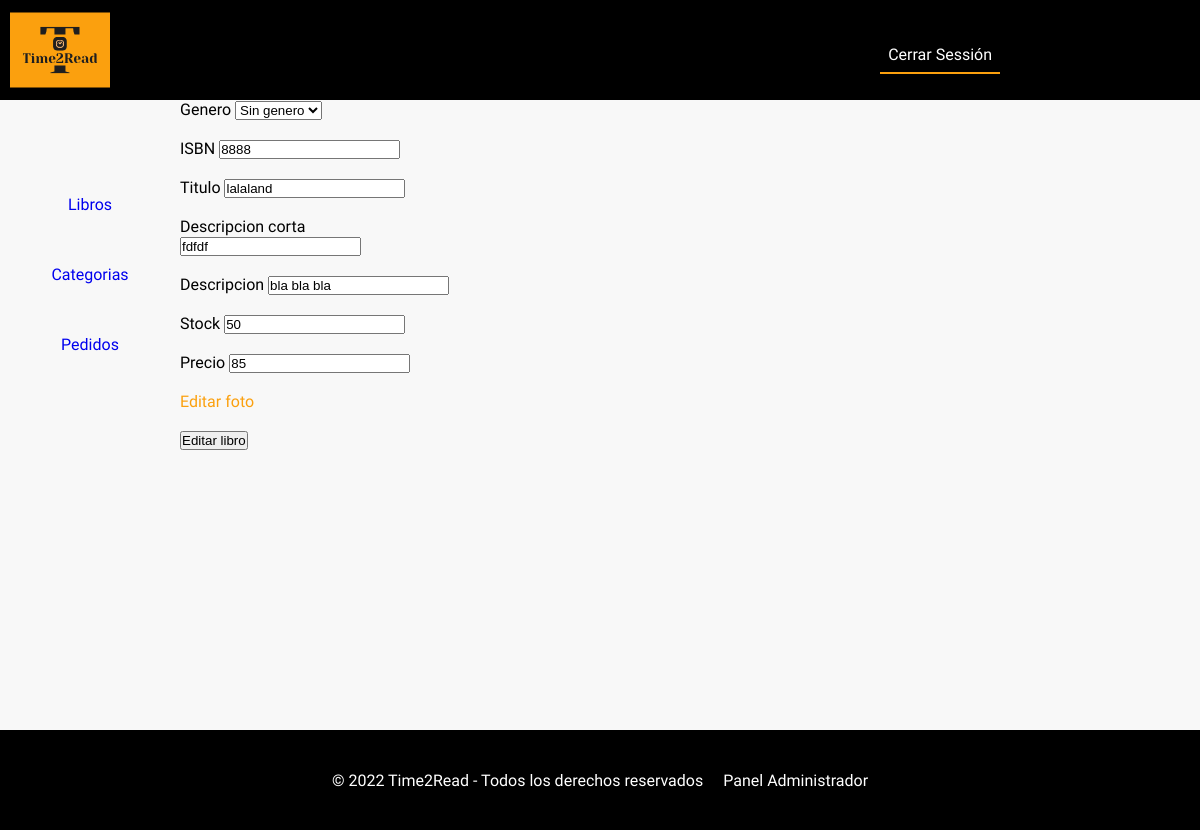
/index.php?controller=Libro&action=mostrarEditarLibro&id=2 (signed in), run on the app's committed database.
### tables this page shows
CREATE TABLE `articulo` (
  `id_articulo` int(11) NOT NULL,
  `fk_id_genero` int(11) NOT NULL,
  `isbn` int(13) NOT NULL,
  `nombre` varchar(100) NOT NULL,
  `descripcion_short` varchar(50) NOT NULL,
  `descripcion` varchar(255) NOT NULL,
  `stock` int(11) NOT NULL,
  `precio_venta` float NOT NULL,
  `imagen` varchar(50) NOT NULL,
  `destacado` tinyint(1) NOT NULL DEFAULT 0,
  `estado` tinyint(1) NOT NULL
);

### controllers/LibroController.php (called while the page is built, shortened)
<?php
require "models/libro.php";
require "models/categoria.php";
class LibroController
{
    public function mostrarEditarLibro()
    {
        $categoria = new Categoria();
        $listadoCategorias = $categoria->obtenerListadoActivos();
        $_idlibro = $_GET['id'];
        $libro = new Libro();
        $datosLibro = $libro->obtenerInfo($_idlibro);
        require_once "views/adminPanel/menu.php";
        require_once "views/adminPanel/editarLibro.php";
    }
}

### models/database.php (called while the page is built, shortened)
<?php
class Database{
    public function __construct(){
        $servername = "localhost";
        $dbname= "biblioteca";
        $username = "root";
        $password = "";
        try{
		$this->db = new PDO("mysql:host=$servername;dbname=$dbname",$username, $password);
        }
        catch(PDOException $error)
        {
            echo "Connection failed: ". $error->getMessage();
        }
    }
}

### models/libro.php (called while the page is built, shortened)
<?php
require_once("database.php");
class Libro extends Database
{
    public function obtenerInfo($id){
        $consulta = $this->db->prepare("SELECT * FROM articulo WHERE id_articulo = $id");
        $consulta->execute();
        $resultado = $consulta->fetchAll();
        return $resultado;
    }
}

### models/categoria.php (called while the page is built, shortened)
<?php
require_once("database.php");
class Categoria extends Database
{
    public function obtenerListadoActivos()
    {
        $consulta = $this->db->prepare("SELECT * FROM generos WHERE estado = 1");
        $consulta->execute();
        $resultado = $consulta->fetchAll();
        return $resultado;
    }
}

### views/adminPanel/editarLibro.php (the view, shortened to what this page needs)
<?php
echo "<form class='admin-panel-form' method='post' ENCTYPE='multipart/form-data' action='index.php?controller=Libro&action=editarLibro'>
<input readonly class='ocult' type='number' id='id_articulo' name='id_articulo' value='" . $datosLibro[0]['id_articulo'] . "'>
<label for='idgenero'>Genero</label>
    <select required name='idgenero' id='idgenero' value='" . $datosLibro[0]['fk_id_genero'] . "'>";
foreach ($listadoCategorias as $categorias) {
    echo "<option value=" . $categorias['id_genero'] . ">" . $categorias['nombre'] . "</option>";
}
echo "</select><br><br>
    <label for='isbn'>ISBN</label>
    <input type='text' id='isbn' name='isbn' value='" . $datosLibro[0]['isbn'] . "'><br><br>
    <label for='nombre'>Titulo</label>
    <input type='text' id='nombre' name='nombre' value='" . $datosLibro[0]['nombre'] . "'><br><br>
    <label for='descripcion_short'>Descripcion corta</label>
    <input type='text' id='descripcion_short' name='descripcion_short' value='" . $datosLibro[0]['descripcion_short'] . "'><br><br>
    <label for='descripcion'>Descripcion</label>
    <input type='text' id='descripcion' name='descripcion' value='" . $datosLibro[0]['descripcion'] . "'><br><br>
    <label for='stock'>Stock</label>
    <input type='text' id='stock' name='stock' value='" . $datosLibro[0]['stock'] . "'><br><br>
    <label for='precio_venta'>Precio</label>
    <input type='number' id='precio_venta' name='precio_venta' value='" . $datosLibro[0]['precio_venta'] . "'><br><br>
    <span id='edit-foto-btn' onclick='mostrarEditFoto()'>Editar foto</span><br><br>
    <div id='edit-container'>";
echo "<input readonly class='ocult' type='text' id='oldimagen' name='oldimagen' value='" . $datosLibro[0]['imagen'] . "'>
    <input type='file' id='imagen' name='imagen'><br><br>
    </div>
    <input name='submit' type='submit' id='submit' value='Editar libro'><br>
</form>";

### style.css (style rules this page uses)
* { margin: 0; padding: 0; }
body { height: 100%; font-family: 'Source Sans Pro', sans-serif; background-color: #f8f8f8; }
a { text-decoration: none; }
.admin-panel-form { display: inline-block; width: 300px; margin-left: auto; margin-right: auto; }
#edit-foto-btn { color: #FBA00E; }
footer { height: 100px; background-color: black; color: white; width: 100%; bottom: 0; position: relative; display: flex; align-items: center; justify-content: center; }
.footer-link { color: white; margin-left: 20px; }

### data on the page
articulo: isbn "8888", nombre "lalaland", descripcion_short "fdfdf", descripcion "bla bla bla", stock "50", precio_venta "85"

### other printed values
form field idgenero "Sin genero"
